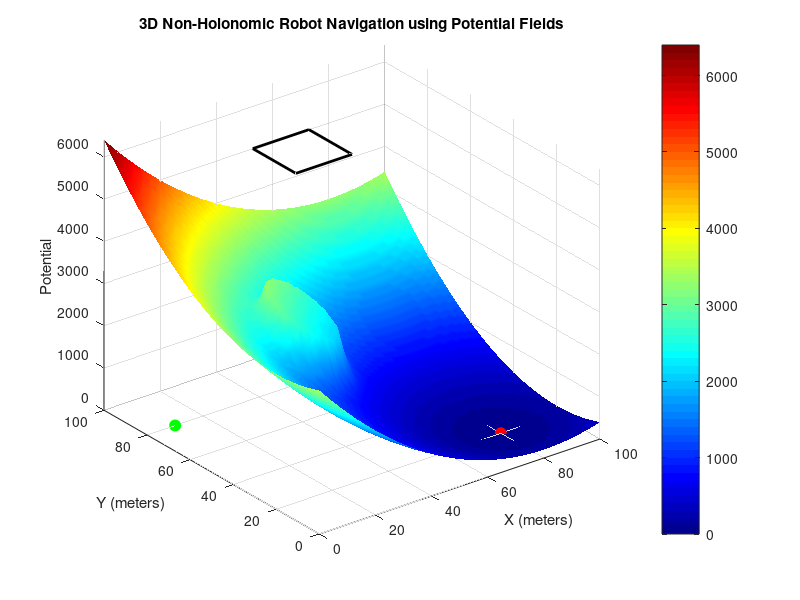

MATLAB code for this plot: (Note: this script raises an error after producing the figure.)
% Programmed By Sravanth Chowdary Potluri und5uv

x_range = 0:1:100;
y_range = 0:1:100;
[X, Y] = meshgrid(x_range, y_range);

q_goal = [80, 20];
K_att = 1;

U_att = 0.5 * K_att * ((X - q_goal(1)).^2 + (Y - q_goal(2)).^2);

obs_x = [30, 50, 50, 30, 30];
obs_y = [50, 50, 70, 70, 50];

obs_center = [(30 + 50) / 2, (50 + 70) / 2];

K_rep = 1000000;
D0 = 20;

U_rep = zeros(size(X));

threshold = 0.5;

for i = 1:size(X, 1)
    for j = 1:size(X, 2)
        x = X(i, j);
        y = Y(i, j);

        dist_to_obstacle = sqrt((x - obs_center(1))^2 + (y - obs_center(2))^2);
        dist_to_obstacle = max(dist_to_obstacle, threshold);

        if dist_to_obstacle <= D0
            U_rep(i, j) = 0.5 * K_rep * (1 / dist_to_obstacle - 1 / D0)^2;
        else
            U_rep(i, j) = 0;
        end

        % set a threshold for the repulsive potential field
        if U_rep(i, j) > 1000
            U_rep(i, j) = 1000;
        end

    end
end

U_total = U_att + U_rep;

delta_max = pi / 4;
v_max = 5;
L = 2.5;
dt = 0.1;
t_max = 100;

x_robot = 10;
y_robot = 80;
theta_robot = 0;

v = 0;
delta = 0;

robot_length = 5;
robot_width = 3;

time = 0:dt:t_max;
N = length(time);

x_history = zeros(1, N);
y_history = zeros(1, N);
theta_history = zeros(1, N);
v_history = zeros(1, N);
delta_history = zeros(1, N);

x_history(1) = x_robot;
y_history(1) = y_robot;
theta_history(1) = theta_robot;

dx_grid = x_range(2) - x_range(1);
dy_grid = y_range(2) - y_range(1);
[dU_dx, dU_dy] = gradient(U_total, dx_grid, dy_grid);

F_x = -dU_dx;
F_y = -dU_dy;

figure;
surf(X, Y, U_total);
hold on;
plot3(obs_x, obs_y, max(U_total(:))*ones(size(obs_x)), 'k-', 'LineWidth', 2);
plot3(x_robot, y_robot, 0, 'go', 'MarkerFaceColor', 'g', 'MarkerSize', 8);
plot3(q_goal(1), q_goal(2), 0, 'ro', 'MarkerFaceColor', 'r', 'MarkerSize', 8);
title('3D Non-Holonomic Robot Navigation using Potential Fields');
xlabel('X (meters)');
ylabel('Y (meters)');
zlabel('Potential');
axis tight;
shading interp;
colormap jet;
colorbar;

h_robot = patch('XData', [], 'YData', [], 'ZData', [], 'FaceColor', 'white');
h_trail = plot3(x_robot, y_robot, interp2(X, Y, U_total, x_robot, y_robot), 'b-', 'LineWidth', 2);

for i = 1:N-1
    F_x_robot = interp2(X, Y, F_x, x_robot, y_robot);
    F_y_robot = interp2(X, Y, F_y, x_robot, y_robot);

    desired_theta = atan2(F_y_robot, F_x_robot);

    heading_error = wrapToPi(desired_theta - theta_robot);

    Kp_delta = 2;
    delta = Kp_delta * heading_error;
    delta = max(-delta_max, min(delta, delta_max));
    delta_history(i) = delta;

    distance = sqrt((q_goal(1) - x_robot)^2 + (q_goal(2) - y_robot)^2);
    Kp_v = 1;
    v_desired = Kp_v * distance;
    v_desired = min(v_desired, v_max);
    v = v_desired;
    v_history(i) = v;

    x_robot = x_robot + v * cos(theta_robot) * dt;
    y_robot = y_robot + v * sin(theta_robot) * dt;
    theta_robot = theta_robot + (v / L) * tan(delta) * dt;

    x_history(i+1) = x_robot;
    y_history(i+1) = y_robot;
    theta_history(i+1) = theta_robot;

    R = [cos(theta_robot), -sin(theta_robot); sin(theta_robot), cos(theta_robot)];
    robot_shape = [-robot_length/2, -robot_width/2;
                    robot_length/2, -robot_width/2;
                    robot_length/2,  robot_width/2;
                   -robot_length/2,  robot_width/2]';

    robot_transformed = R * robot_shape;
    robot_transformed(1,:) = robot_transformed(1,:) + x_robot;
    robot_transformed(2,:) = robot_transformed(2,:) + y_robot;

    Z = interp2(X, Y, U_total, robot_transformed(1,:), robot_transformed(2,:));

    set(h_robot, 'XData', robot_transformed(1,:), 'YData', robot_transformed(2,:), 'ZData', Z);

    set(h_trail, 'XData', x_history(1:i+1), 'YData', y_history(1:i+1), 'ZData', interp2(X, Y, U_total, x_history(1:i+1), y_history(1:i+1)));

    plot3(x_robot, y_robot, interp2(X, Y, U_total, x_robot, y_robot), 'ro', 'MarkerFaceColor', 'r');
    drawnow;
    pause(0.01);

    if distance <= 1
        disp('Goal reached!');
        break;
    end

    if x_robot < 0 || x_robot > 100 || y_robot < 0 || y_robot > 100
        disp('Robot is out of bounds!');
        break;
    end
end

plot3(x_history(1:i+1), y_history(1:i+1), interp2(X, Y, U_total, x_history(1:i+1), y_history(1:i+1)), 'b-', 'LineWidth', 2);
legend('Potential Field', 'Obstacle', 'Start', 'Goal', 'Robot Path');
